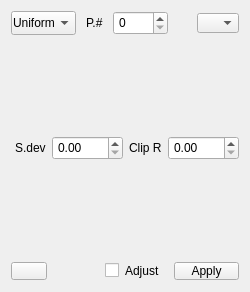
<?xml version="1.0" encoding="UTF-8"?>
<ui version="4.0">
 <class>ClusterSettings</class>
 <widget class="QWidget" name="ClusterSettings">
  <property name="geometry">
   <rect>
    <x>0</x>
    <y>0</y>
    <width>250</width>
    <height>292</height>
   </rect>
  </property>
  <property name="maximumSize">
   <size>
    <width>250</width>
    <height>16777215</height>
   </size>
  </property>
  <property name="windowTitle">
   <string>Form</string>
  </property>
  <property name="styleSheet">
   <string notr="true">padding:1;margin:0</string>
  </property>
  <layout class="QGridLayout" name="centralGrid" columnstretch="0,0,0,0,0,0,0">
   <item row="2" column="2">
    <spacer name="horizontalSpacer_2">
     <property name="orientation">
      <enum>Qt::Horizontal</enum>
     </property>
     <property name="sizeHint" stdset="0">
      <size>
       <width>40</width>
       <height>20</height>
      </size>
     </property>
    </spacer>
   </item>
   <item row="0" column="5">
    <spacer name="horizontalSpacer_3">
     <property name="orientation">
      <enum>Qt::Horizontal</enum>
     </property>
     <property name="sizeHint" stdset="0">
      <size>
       <width>40</width>
       <height>20</height>
      </size>
     </property>
    </spacer>
   </item>
   <item row="2" column="0">
    <widget class="QPushButton" name="deleteBtn">
     <property name="toolTip">
      <string>Delete this cluster</string>
     </property>
     <property name="text">
      <string/>
     </property>
    </widget>
   </item>
   <item row="0" column="0" colspan="2">
    <widget class="QComboBox" name="clusterType">
     <property name="sizePolicy">
      <sizepolicy hsizetype="Preferred" vsizetype="Minimum">
       <horstretch>0</horstretch>
       <verstretch>0</verstretch>
      </sizepolicy>
     </property>
     <property name="baseSize">
      <size>
       <width>0</width>
       <height>16</height>
      </size>
     </property>
     <property name="toolTip">
      <string>Cluster distribution type</string>
     </property>
     <property name="toolTipDuration">
      <number>-1</number>
     </property>
     <property name="iconSize">
      <size>
       <width>12</width>
       <height>12</height>
      </size>
     </property>
     <item>
      <property name="text">
       <string>Uniform</string>
      </property>
     </item>
     <item>
      <property name="text">
       <string>Normal</string>
      </property>
     </item>
    </widget>
   </item>
   <item row="0" column="6">
    <widget class="QComboBox" name="colorSelect">
     <property name="sizePolicy">
      <sizepolicy hsizetype="Minimum" vsizetype="Fixed">
       <horstretch>0</horstretch>
       <verstretch>0</verstretch>
      </sizepolicy>
     </property>
     <property name="maximumSize">
      <size>
       <width>42</width>
       <height>16777215</height>
      </size>
     </property>
     <property name="baseSize">
      <size>
       <width>28</width>
       <height>12</height>
      </size>
     </property>
     <property name="toolTip">
      <string>Points' color</string>
     </property>
    </widget>
   </item>
   <item row="2" column="3">
    <widget class="QCheckBox" name="showSelection">
     <property name="toolTip">
      <string>Show cluster</string>
     </property>
     <property name="text">
      <string>Adjust</string>
     </property>
    </widget>
   </item>
   <item row="2" column="1">
    <spacer name="horizontalSpacer">
     <property name="orientation">
      <enum>Qt::Horizontal</enum>
     </property>
     <property name="sizeHint" stdset="0">
      <size>
       <width>40</width>
       <height>20</height>
      </size>
     </property>
    </spacer>
   </item>
   <item row="0" column="2" colspan="3">
    <layout class="QFormLayout" name="formLayout">
     <item row="0" column="0">
      <widget class="QLabel" name="label">
       <property name="text">
        <string>P.#</string>
       </property>
      </widget>
     </item>
     <item row="0" column="1">
      <widget class="QSpinBox" name="pointCount"/>
     </item>
    </layout>
   </item>
   <item row="2" column="5" colspan="2">
    <widget class="QPushButton" name="refillBtn">
     <property name="toolTip">
      <string>Regenerate points</string>
     </property>
     <property name="text">
      <string>Apply</string>
     </property>
    </widget>
   </item>
   <item row="1" column="0" colspan="7">
    <widget class="QWidget" name="normalDataArea" native="true">
     <layout class="QHBoxLayout" name="horizontalLayout" stretch="0,2,0,2">
      <property name="spacing">
       <number>2</number>
      </property>
      <property name="leftMargin">
       <number>0</number>
      </property>
      <property name="topMargin">
       <number>0</number>
      </property>
      <property name="rightMargin">
       <number>0</number>
      </property>
      <property name="bottomMargin">
       <number>0</number>
      </property>
      <item>
       <widget class="QLabel" name="label_2">
        <property name="text">
         <string>S.dev</string>
        </property>
       </widget>
      </item>
      <item>
       <widget class="QDoubleSpinBox" name="stdDev">
        <property name="styleSheet">
         <string notr="true">padding:1</string>
        </property>
       </widget>
      </item>
      <item>
       <widget class="QLabel" name="label_3">
        <property name="text">
         <string>Clip R</string>
        </property>
       </widget>
      </item>
      <item>
       <widget class="QDoubleSpinBox" name="clipRadius"/>
      </item>
     </layout>
    </widget>
   </item>
  </layout>
 </widget>
 <resources/>
 <connections/>
</ui>
